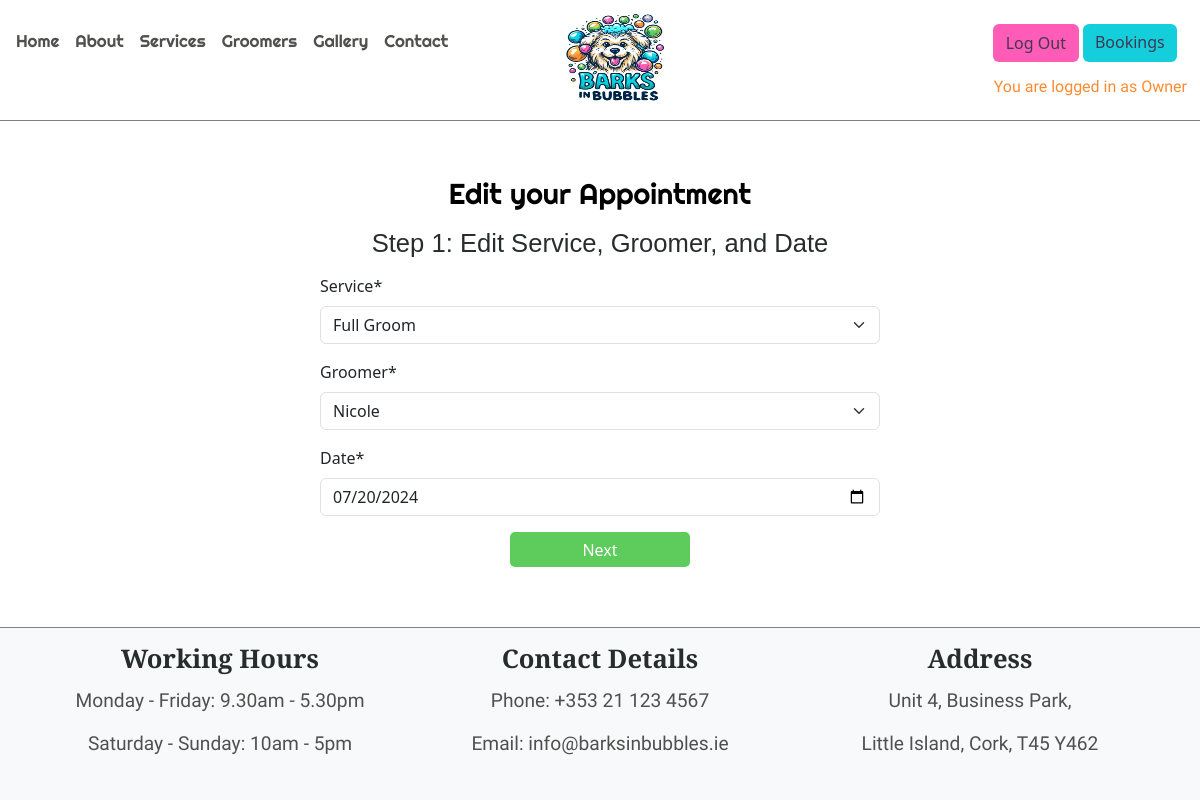
The page /appointment/edit_appointment_step_one/6/ (signed in) on the database its author committed.
### appointment/models.py (models this page shows, shortened)
class Appointment(models.Model):
    STATUS_CHOICES = [
        ('scheduled', 'Scheduled'),
        ('completed', 'Completed'),
        ('cancelled', 'Cancelled'),
    ]
    user = models.ForeignKey(User, on_delete=models.CASCADE)
    service = models.ForeignKey(Services, on_delete=models.CASCADE)
    groomer = models.ForeignKey(Groomers, on_delete=models.CASCADE)
    date = models.DateField(default=timezone.now)
    time = models.TimeField(default=time(9, 0))
    status = models.CharField(max_length=10,
                              choices=STATUS_CHOICES, default='scheduled')
    created_at = models.DateTimeField(auto_now_add=True)

### appointment/views.py (the view)
# urls.py: path('edit_appointment_step_one/<int:appointment_id>/',
def edit_appointment_step_one(request, appointment_id):
    appointment = get_object_or_404(Appointment, id=appointment_id)
    if request.method == 'POST':
        form_step_one = StepOneForm(data=request.POST, instance=appointment)
        if form_step_one.is_valid():
            request.session['edit_appointment_id'] = appointment_id
            request.session['service_id'] = (
                form_step_one.cleaned_data['service'].id
                )
            request.session['groomer_id'] = (
                form_step_one.cleaned_data['groomer'].id
                )
            request.session['date'] = (
                form_step_one.cleaned_data['date'].strftime('%Y-%m-%d')
            )
            return redirect('edit_appointment_step_two')
    else:
        form_step_one = StepOneForm(instance=appointment)
    return render(
        request,
        "appointment/edit_appointment_step_one.html",
        {'form_step_one': form_step_one,
         'appointment_id': appointment_id})

### appointment/forms.py (shortened to what this page needs)
class StepOneForm(forms.ModelForm):
    date = forms.DateField(widget=forms.DateInput(attrs={'type': 'date'}))
    class Meta:
        model = Appointment
        fields = ('service', 'groomer', 'date',)
    """
    Prevent date booking in the pasr or
    more than 90 days in advance
    Source:
    https://stackoverflow.com/questions/4941974/
    django-how-to-set-datefield-to-only-accept-today-future-dates
    """

### groomers/models.py (called while the page is built)
    def __str__(self):
        return self.name

### home/models.py (called while the page is built)
    def __str__(self):
        return self.name

### appointment/templates/appointment/edit_appointment_step_one.html (shortened to what this page needs)
{% extends 'base.html' %}
{% load static %}
{% load crispy_forms_tags %}
{% block content %}
<div class="container-fluid mt-4">
    <div class="row justify-content-center mx-1">
        <div class="col-9 col-md-6 m-3">
            <h1 class="text-center my-3">Edit your Appointment</h1>
            <h5 class="text-center my-3">Step 1: Edit Service, Groomer, and Date</h5>
            <form method="post">
                {{ form_step_one | crispy }}
                <div class="d-flex justify-content-center">
                    <button class="btn-appointment" type="submit">Next</button>
                </div>
            </form>
        </div>
    </div>
</div>
{% endblock %}

### templates/base.html (shortened to what this page needs)
{% load static %}
{% url 'home' as home_url %}
{% url 'gallery' as gallery_url %}
{% url 'contact' as contact_url %}
{% url 'groomers' as groomers_url %}
{% url 'account_login' as login_url %}
{% url 'account_signup' as signup_url %}
{% url 'account_logout' as logout_url %}
<!DOCTYPE html>
<html lang="en">
    <head>
        <link href="https://cdn.jsdelivr.net/npm/bootstrap@5.3.3/dist/css/bootstrap.min.css" rel="stylesheet"
>
        <link rel="stylesheet" href="{% static 'css/style.css' %}">
    </head>
    <body class="d-flex flex-column min-vh-100">
        <header class=" navbar-light bg-white pt-2 pb-3 sticky-top">
            <div class="d-flex justify-content-between align-items-start">
                <nav class="navbar navbar-expand-lg navbar-light mt-lg-1 px-3 px-lg-2 pb-0">
                    <div class="collapse navbar-collapse" id="navbarText">
                        <ul class="navbar-nav me-auto pl-3">
                            <li class="nav-item">
                                <a class="nav-link {% if request.path == home_url %}active" aria-current="page{% endif %}"
                                href="{% url 'home' %}">Home</a>
                            </li>
                            <li class="nav-item">
                                <a class="nav-link" href="{% url 'home' %}#about">About</a>
                            </li>
                            <li class="nav-item">
                                <a class="nav-link" href="{% url 'home' %}#services">Services</a>
                            </li>
                            <li class="nav-item">
                                <a class="nav-link {% if request.path == groomers_url %}active" aria-current="page{% endif %}"
                            href="{% url 'groomers' %}">Groomers</a>
                            </li>
                            <li class="nav-item">
                                <a class="nav-link {% if request.path == gallery_url %}active" aria-current="page{% endif %}"
                            href="{% url 'gallery' %}">Gallery</a>
                            </li>
                            <li class="nav-item">
                                <a class="nav-link {% if request.path == contact_url %}active" aria-current="page{% endif %}"
                                href="{% url 'contact' %}">Contact</a>
                            </li>
                        </ul>
                    </div>
                </nav>
                <div class="logo-container">
                    <a class="navbar-brand mx-3" href="{% url 'home' %}">
                        <img src="{% static 'images/logo/logo-barks-in-bubbles.webp' %}" alt="Barks in Bubbles Logo" class="img-fluid" style="max-height: 100px;">
                    </a>
                </div>
                <div class="d-flex flex-column align-items-start my-0 my-md-3 my-lg-0">
                    <div class="header-buttons d-flex flex-column flex-md-row my-md-2 mx-1">
                        {% if user.is_authenticated %}
                        <a href="{% url 'account_logout' %}" class="btn btn-logout me-1 mt-2 {% if request.path == logout_url %}active{% endif %}" aria-current="page">Log Out</a>
                        <a href="{% url 'my_appointments' %}" class="btn btn-appointments me-1 mt-2">Bookings</a>
                        {% endif %}
                    </div>
                    <div class="auth d-none d-lg-block">
                        {% if user.is_authenticated %}
                        <p class="auth text-end fs-6 my-0 me-2">You are logged in as {{ user }}</p>
                        {% else %}
                        <p class="auth text-end fs-6 my-0 me-4">You are not logged in</p>
                        {% endif %}
                    </div>
                </div>
            </div>
        </header>
        <main>
            {% block content %}{% endblock content %}
        </main>
        <footer class="footer mt-auto py-3 bg-light">
            <div class="container text-center">
                <div class="row">
                    <div class="col-12 col-lg-4 mb-3 mb-md-0">
                        <h5 class="fw-bold">Working Hours</h5>
                        <p class="mb-1">Monday - Friday: 9.30am - 5.30pm</p>
                        <p class="mb-1">Saturday - Sunday: 10am - 5pm</p>
                    </div>
                    <div class="col-12 col-sm-6 col-lg-4 mb-3 mb-md-0">
                        <h5 class="fw-bold">Contact Details</h5>
                        <p class="mb-1">Phone: +353 21 123 4567</p>
                        <p class="mb-1">Email: info@barksinbubbles.ie</p>
                    </div>
                    <div class="col-12 col-sm-6 col-lg-4 mb-3 mb-md-0">
                        <h5 class="fw-bold">Address</h5>
                        <p class="mb-1">Unit 4, Business Park,</p>
                        <p class="mb-1">Little Island, Cork, T45 Y462</p>
                    </div>
                </div>
            </div>
        </footer>
    </body>
</html>

### static/css/style.css (style rules this page uses)
body { background-color: #ffff; }
h1 { font-family: "Righteous", sans-serif !important; font-size: 150% !important; color: black; }
h5, h6 { font-family: "Cormorant Upright", sans-serif !important; font-size: 160% !important; color: #272D2D; }
p { font-family: "Khula", sans-serif !important; font-size: 120% !important; padding: 5px; color: #50514F; }
header { border-bottom: 1px solid grey; }
.nav-link { color: #50514F !important; font-size: 17px; font-family: "Righteous", sans-serif !important; }
.logo-container { position: absolute !important; left: 50% !important; transform: translateX(-50%) !important; }
.btn-book, .btn-appointments { background-color: #14cfdb !important; color: #3f3850; border: none; }
.btn-logout { background-color: #ff5cb7 !important; color: #3f3850; }
.auth { color: #fe8b32 !important; }
.img-fluid { width: 100%; }
footer { border-top: 1px solid grey; }
.btn-contact, .btn-appointment, .btn-edit { background-color: #5ecc5c; height: 35px; width: 100px; border-radius: 5px; color: #ffffff; border: none; }
.btn-appointment { width: 180px; }
@media screen and (min-width: 320px) { html { scroll-padding-top: 260px; } }
@media screen and (min-width: 320px) { h1 { font-family: "Righteous", sans-serif !important; font-size: 180% !important; } }
@media screen and (min-width: 576px) { html { scroll-padding-top: 150px; } }
@media screen and (min-width: 992px) { html { scroll-padding-top: 145px; } }

### rows shown on the page
Appointment: service "Full Groom", groomer "Nicole", date "07/20/2024"

### other values the page prints
{{ user }} "Owner"
